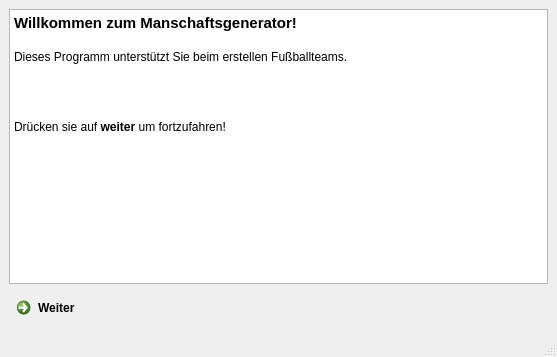
<?xml version="1.0" encoding="UTF-8"?>
<ui version="4.0">
 <class>MainWindow</class>
 <widget class="QMainWindow" name="MainWindow">
  <property name="geometry">
   <rect>
    <x>0</x>
    <y>0</y>
    <width>557</width>
    <height>357</height>
   </rect>
  </property>
  <property name="windowTitle">
   <string>Manschafts Generator</string>
  </property>
  <widget class="QWidget" name="centralwidget">
   <layout class="QVBoxLayout" name="verticalLayout">
    <item>
     <widget class="QTextBrowser" name="textBrowser">
      <property name="html">
       <string>&lt;!DOCTYPE HTML PUBLIC &quot;-//W3C//DTD HTML 4.0//EN&quot; &quot;http://www.w3.org/TR/REC-html40/strict.dtd&quot;&gt;
&lt;html&gt;&lt;head&gt;&lt;meta name=&quot;qrichtext&quot; content=&quot;1&quot; /&gt;&lt;style type=&quot;text/css&quot;&gt;
p, li { white-space: pre-wrap; }
&lt;/style&gt;&lt;/head&gt;&lt;body style=&quot; font-family:'MS Shell Dlg 2'; font-size:8.25pt; font-weight:400; font-style:normal;&quot;&gt;
&lt;p style=&quot; margin-top:0px; margin-bottom:0px; margin-left:0px; margin-right:0px; -qt-block-indent:0; text-indent:0px;&quot;&gt;&lt;span style=&quot; font-family:'Sans Serif'; font-size:11pt; font-weight:600;&quot;&gt;Willkommen zum Manschaftsgenerator!&lt;/span&gt;&lt;/p&gt;
&lt;p style=&quot;-qt-paragraph-type:empty; margin-top:0px; margin-bottom:0px; margin-left:0px; margin-right:0px; -qt-block-indent:0; text-indent:0px; font-family:'Sans Serif'; font-size:11pt; font-weight:600;&quot;&gt;&lt;br /&gt;&lt;/p&gt;
&lt;p style=&quot; margin-top:0px; margin-bottom:0px; margin-left:0px; margin-right:0px; -qt-block-indent:0; text-indent:0px;&quot;&gt;&lt;span style=&quot; font-family:'Sans Serif'; font-size:9pt;&quot;&gt;Dieses Programm unterstützt Sie beim erstellen Fußballteams.&lt;/span&gt;&lt;/p&gt;
&lt;p style=&quot;-qt-paragraph-type:empty; margin-top:0px; margin-bottom:0px; margin-left:0px; margin-right:0px; -qt-block-indent:0; text-indent:0px; font-family:'Sans Serif'; font-size:9pt;&quot;&gt;&lt;br /&gt;&lt;/p&gt;
&lt;p style=&quot;-qt-paragraph-type:empty; margin-top:0px; margin-bottom:0px; margin-left:0px; margin-right:0px; -qt-block-indent:0; text-indent:0px; font-family:'Sans Serif'; font-size:9pt;&quot;&gt;&lt;br /&gt;&lt;/p&gt;
&lt;p style=&quot;-qt-paragraph-type:empty; margin-top:0px; margin-bottom:0px; margin-left:0px; margin-right:0px; -qt-block-indent:0; text-indent:0px; font-family:'Sans Serif'; font-size:9pt;&quot;&gt;&lt;br /&gt;&lt;/p&gt;
&lt;p style=&quot;-qt-paragraph-type:empty; margin-top:0px; margin-bottom:0px; margin-left:0px; margin-right:0px; -qt-block-indent:0; text-indent:0px; font-family:'Sans Serif'; font-size:9pt;&quot;&gt;&lt;br /&gt;&lt;/p&gt;
&lt;p style=&quot; margin-top:0px; margin-bottom:0px; margin-left:0px; margin-right:0px; -qt-block-indent:0; text-indent:0px;&quot;&gt;&lt;span style=&quot; font-family:'Sans Serif'; font-size:9pt;&quot;&gt;Drücken sie auf &lt;/span&gt;&lt;span style=&quot; font-family:'Sans Serif'; font-size:9pt; font-weight:600;&quot;&gt;weiter&lt;/span&gt;&lt;span style=&quot; font-family:'Sans Serif'; font-size:9pt;&quot;&gt; um fortzufahren!&lt;/span&gt;&lt;/p&gt;&lt;/body&gt;&lt;/html&gt;</string>
      </property>
     </widget>
    </item>
    <item>
     <widget class="QCommandLinkButton" name="startWeiterBtn">
      <property name="font">
       <font>
        <family>Segoe UI</family>
        <weight>75</weight>
        <bold>true</bold>
       </font>
      </property>
      <property name="text">
       <string>Weiter</string>
      </property>
      <property name="autoDefault">
       <bool>false</bool>
      </property>
      <property name="default">
       <bool>false</bool>
      </property>
     </widget>
    </item>
   </layout>
  </widget>
  <widget class="QMenuBar" name="menubar">
   <property name="geometry">
    <rect>
     <x>0</x>
     <y>0</y>
     <width>557</width>
     <height>21</height>
    </rect>
   </property>
  </widget>
  <widget class="QStatusBar" name="statusbar"/>
 </widget>
 <resources/>
 <connections/>
</ui>
